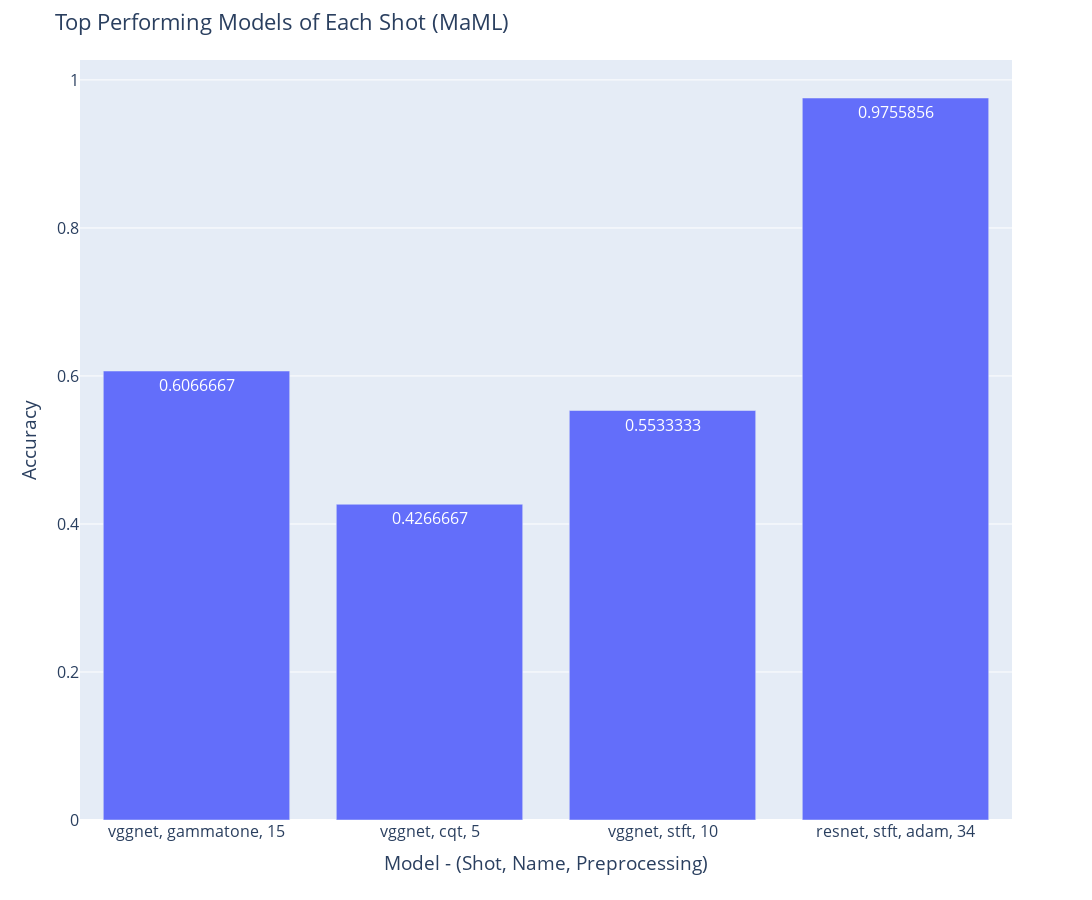

Notebook code cell kept with this figure:
### Code cell
x = df["x_value"]
y = df["y_value"]

fig = px.bar(df, x="x_value", y="y_value", text_auto=True, width=WIDTH, height=HEIGHT)
fig.update_layout(
    title="Top Performing Models of Each Shot (MaML)",
    xaxis_title="Model - (Shot, Name, Preprocessing)",
    yaxis_title="Accuracy",
    font=dict(size=FONT_SIZE),
)
fig.show()
save_fig(fig, "Top Performing Models of Each Shot (MaML)")

### Figure 1 — Plotly figure (JSON) as saved in the notebook; plotly's stock layout.template omitted (floating-point values rounded to 4 significant figures)
{"data": [{"alignmentgroup": "True", "hovertemplate": "x_value=%{x}<br>y_value=%{y}<extra></extra>", "legendgroup": "", "marker": {"color": "#636efa", "pattern": {"shape": ""}}, "name": "", "offsetgroup": "", "orientation": "v", "showlegend": false, "textposition": "auto", "texttemplate": "%{y}", "type": "bar", "x": ["vggnet, gammatone, 15", "vggnet, cqt, 5", "vggnet, stft, 10", "resnet, stft, adam, 34"], "xaxis": "x", "y": [0.6067, 0.4267, 0.5533, 0.9756], "yaxis": "y"}], "layout": {"barmode": "relative", "font": {"size": 16}, "height": 900, "legend": {"tracegroupgap": 0}, "margin": {"t": 60}, "title": {"text": "Top Performing Models of Each Shot (MaML)"}, "width": 1200, "xaxis": {"anchor": "y", "domain": [0, 1], "title": {"text": "Model - (Shot, Name, Preprocessing)"}}, "yaxis": {"anchor": "x", "domain": [0, 1], "title": {"text": "Accuracy"}}}}
